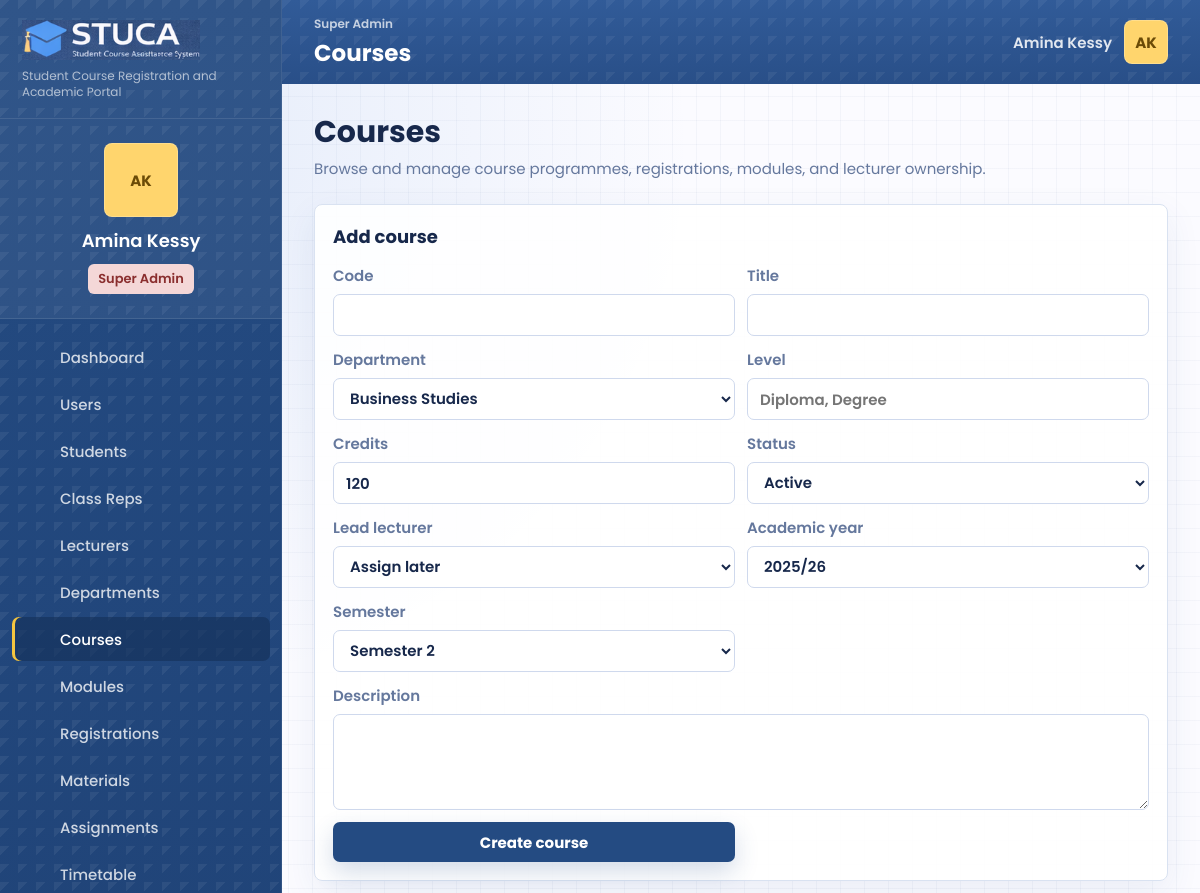
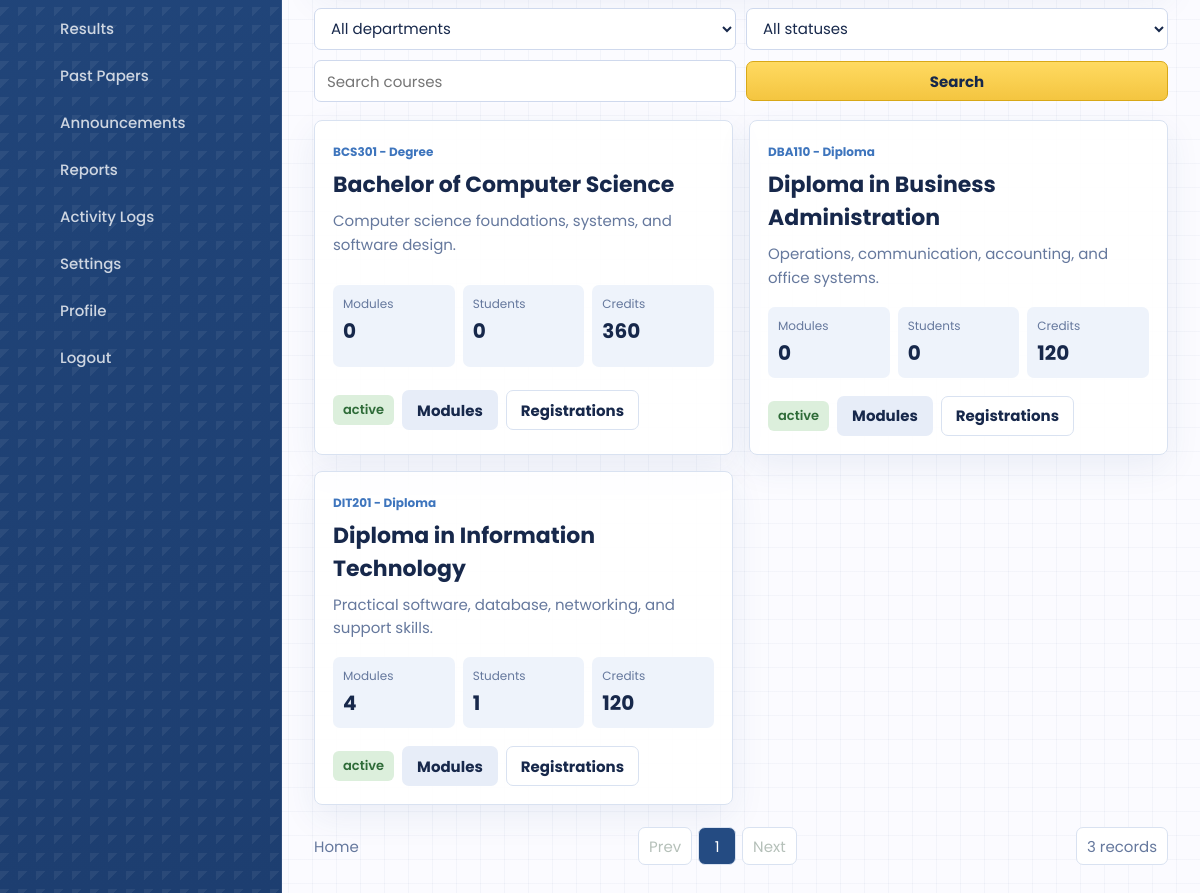
Screenshot of /courses.php (signed in) with the database file from the repository (2 pictures, top to bottom).
### tables this page shows
CREATE TABLE users (
    id INT UNSIGNED AUTO_INCREMENT PRIMARY KEY,
    role_id INT UNSIGNED NOT NULL,
    department_id INT UNSIGNED NULL,
    name VARCHAR(140) NOT NULL,
    email VARCHAR(190) NOT NULL UNIQUE,
    password_hash VARCHAR(255) NOT NULL,
    status ENUM('active', 'suspended') NOT NULL DEFAULT 'active',
    student_number VARCHAR(60) NULL UNIQUE,
    staff_number VARCHAR(60) NULL UNIQUE,
    phone VARCHAR(40) NULL,
    program VARCHAR(160) NULL,
    class_group VARCHAR(80) NULL,
    created_at TIMESTAMP DEFAULT CURRENT_TIMESTAMP,
    updated_at TIMESTAMP DEFAULT CURRENT_TIMESTAMP ON UPDATE CURRENT_TIMESTAMP,
    INDEX idx_users_role (role_id),
    INDEX idx_users_department (department_id),
    INDEX idx_users_status (status),
    CONSTRAINT fk_users_role FOREIGN KEY (role_id) REFERENCES roles(id),
    CONSTRAINT fk_users_department FOREIGN KEY (department_id) REFERENCES departments(id) ON DELETE SET NULL
);

CREATE TABLE courses (
    id INT UNSIGNED AUTO_INCREMENT PRIMARY KEY,
    department_id INT UNSIGNED NULL,
    code VARCHAR(40) NOT NULL UNIQUE,
    title VARCHAR(190) NOT NULL,
    description TEXT NULL,
    level VARCHAR(80) NULL,
    credits SMALLINT UNSIGNED NOT NULL DEFAULT 3,
    status ENUM('active', 'archived') NOT NULL DEFAULT 'active',
    created_at TIMESTAMP DEFAULT CURRENT_TIMESTAMP,
    updated_at TIMESTAMP DEFAULT CURRENT_TIMESTAMP ON UPDATE CURRENT_TIMESTAMP,
    INDEX idx_courses_department (department_id),
    INDEX idx_courses_status (status),
    CONSTRAINT fk_courses_department FOREIGN KEY (department_id) REFERENCES departments(id) ON DELETE SET NULL
);

### public/courses.php (the view, shortened to what the rows shown need)
<?php
require dirname(__DIR__) . '/app/bootstrap.php';
$repo = repository();
$user = current_user();
$filters = [
    'department_id' => request_value('department_id'),
    'status' => request_value('status'),
    'search' => request_value('search'),
];
$courses = $repo->getCourses($filters);
$pagination = paginate($courses, (int) request_value('page', '1'), app_config('items_per_page'));
page_start('Courses', 'courses');
?>
<section class="page-title-row">
    <div>
        <h2>Courses</h2>
    </div>
</section>
<?php if (can_manage_academics($user['role'])): ?>
<section class="panel compact">
    <div class="panel-heading"><h2>Add course</h2></div>
</section>
<?php endif; ?>
<section class="course-grid">
    <?php foreach ($pagination['items'] as $course): ?>
        <article class="course-card">
            <div>
                <span class="eyebrow"><?= e($course['code']) ?> - <?= e($course['level'] ?? '') ?></span>
                <h2><?= e($course['title']) ?></h2>
                <p><?= e($course['description'] ?? '') ?></p>
            </div>
            <dl class="metric-row">
                <div><dt>Modules</dt><dd><?= e($course['module_count'] ?? 0) ?></dd></div>
                <div><dt>Students</dt><dd><?= e($course['student_count'] ?? 0) ?></dd></div>
                <div><dt>Credits</dt><dd><?= e($course['credits'] ?? 0) ?></dd></div>
            </dl>
            <div class="card-actions">
                <span class="pill <?= ($course['status'] ?? '') === 'active' ? 'success' : 'warning' ?>"><?= e($course['status']) ?></span>
                <a class="button subtle" href="modules.php?course_id=<?= e($course['id']) ?>">Modules</a>
                <a class="button quiet" href="registrations.php?course_id=<?= e($course['id']) ?>">Registrations</a>
            </div>
        </article>
    <?php endforeach; ?>
</section>
<?php
pagination_controls($pagination);
page_end();

### app/includes/layout.php (shortened to what the rows shown need)
<?php
function page_start(string $title, string $active): void
{
    $user = current_user();
    if ($user && !empty($user['email'])) {
        $freshUser = repository()->findUserByEmail($user['email']);
        if ($freshUser) {
            unset($freshUser['password_hash']);
            $user = $freshUser;
        }
    }
    $displayName = $user['name'] ?? 'Guest';
    $role = role_label($user['role'] ?? null);
    ?>
    <!doctype html>
    <html lang="en">
    <head>
        <link rel="stylesheet" href="assets/css/styles.css?v=20260601-workflow">
    </head>
    <body class="page-<?= e($active) ?>">
        <aside class="sidebar" id="sidebar">
            <div class="profile-card">
                <div class="avatar-initials"><?= e(initials($displayName)) ?></div>
                <strong><?= e($displayName) ?></strong>
                <span class="role-pill <?= e(role_badge_class($user['role'] ?? null)) ?>"><?= e($role) ?></span>
            </div>
        </aside>
        <div class="app-shell">
            <header class="topbar">
                <div>
                    <h1><?= e($title) ?></h1>
                </div>
                <div class="topbar-user">
                    <span class="topbar-name"><?= e($displayName) ?></span>
                    <a class="avatar-initials tiny" href="profile.php" aria-label="Open profile"><?= e(initials($displayName)) ?></a>
                </div>
            </header>
            <main class="content" id="content">
    <?php
}
function page_end(): void
{
    ?>
            </main>
        </div>
    </body>
    </html>
    <?php
}
function pagination_controls(array $pagination): void
{
    $page = $pagination['page'];
    $pages = $pagination['pages'];
    ?>
    <div class="pagination">
        <div class="page-links">
            <a class="<?= $page <= 1 ? 'disabled' : '' ?>" href="?<?= e(build_query(['page' => max(1, $page - 1)])) ?>">Prev</a>
            <?php for ($i = 1; $i <= $pages; $i++): ?>
                <a class="<?= $page === $i ? 'current' : '' ?>" href="?<?= e(build_query(['page' => $i])) ?>"><?= e($i) ?></a>
            <?php endfor; ?>
            <a class="<?= $page >= $pages ? 'disabled' : '' ?>" href="?<?= e(build_query(['page' => min($pages, $page + 1)])) ?>">Next</a>
        </div>
    </div>
    <?php
}
    ?>

### rows the page displays
users: name "AK", name "Amina Kessy"
courses: code "BCS301", level "Degree", title "Bachelor of Computer Science", description "Computer science foundations, systems, and software design.", module_count "0", student_count "0", credits "360", status "active"
courses: code "DBA110", level "Diploma", title "Diploma in Business Administration", description "Operations, communication, accounting, and office systems.", module_count "0", student_count "0", credits "120", status "active"
courses: code "DIT201", level "Diploma", title "Diploma in Information Technology", description "Practical software, database, networking, and support skills.", module_count "4", student_count "1", credits "120", status "active"

### other values shown
$config['app_subtitle'] "Student Course Registration and Academic Portal"
$role "Super Admin"
$item['label'] "Dashboard"
$item['label'] "Users"
$item['label'] "Students"
$item['label'] "Class Reps"
$item['label'] "Lecturers"
$item['label'] "Departments"
$item['label'] "Courses"
$item['label'] "Modules"
$item['label'] "Registrations"
$item['label'] "Materials"
$item['label'] "Assignments"
$item['label'] "Timetable"
$item['label'] "Results"
